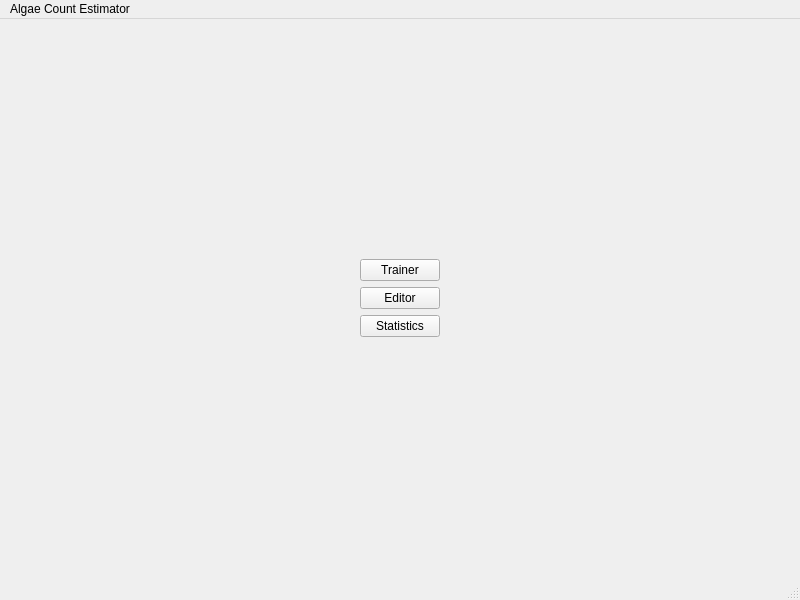
<?xml version="1.0" encoding="UTF-8"?>
<ui version="4.0">
 <class>MainWindow</class>
 <widget class="QMainWindow" name="MainWindow">
  <property name="geometry">
   <rect>
    <x>0</x>
    <y>0</y>
    <width>800</width>
    <height>600</height>
   </rect>
  </property>
  <property name="windowTitle">
   <string>MainWindow</string>
  </property>
  <widget class="QWidget" name="centralwidget">
   <layout class="QVBoxLayout" name="verticalLayout_2">
    <item>
     <layout class="QVBoxLayout" name="verticalLayout">
      <item alignment="Qt::AlignHCenter">
       <widget class="QPushButton" name="pushButton">
        <property name="text">
         <string>Trainer</string>
        </property>
       </widget>
      </item>
      <item alignment="Qt::AlignHCenter">
       <widget class="QPushButton" name="pushButton_2">
        <property name="text">
         <string>Editor</string>
        </property>
       </widget>
      </item>
      <item alignment="Qt::AlignHCenter">
       <widget class="QPushButton" name="pushButton_3">
        <property name="text">
         <string>Statistics</string>
        </property>
       </widget>
      </item>
     </layout>
    </item>
   </layout>
  </widget>
  <widget class="QMenuBar" name="menubar">
   <property name="geometry">
    <rect>
     <x>0</x>
     <y>0</y>
     <width>800</width>
     <height>25</height>
    </rect>
   </property>
   <widget class="QMenu" name="menuAlgae_Count_Estimator">
    <property name="title">
     <string>Algae Count Estimator</string>
    </property>
   </widget>
   <addaction name="menuAlgae_Count_Estimator"/>
  </widget>
  <widget class="QStatusBar" name="statusbar"/>
 </widget>
 <resources/>
 <connections/>
</ui>
